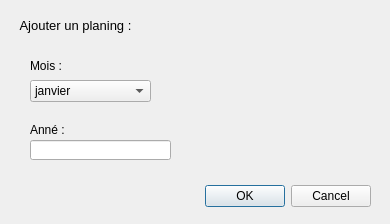
<?xml version="1.0" encoding="UTF-8"?>
<ui version="4.0">
 <class>Dialog</class>
 <widget class="QDialog" name="Dialog">
  <property name="geometry">
   <rect>
    <x>0</x>
    <y>0</y>
    <width>390</width>
    <height>224</height>
   </rect>
  </property>
  <property name="windowTitle">
   <string>Dialog</string>
  </property>
  <widget class="QDialogButtonBox" name="buttonBox">
   <property name="geometry">
    <rect>
     <x>200</x>
     <y>180</y>
     <width>171</width>
     <height>32</height>
    </rect>
   </property>
   <property name="orientation">
    <enum>Qt::Horizontal</enum>
   </property>
   <property name="standardButtons">
    <set>QDialogButtonBox::Cancel|QDialogButtonBox::Ok</set>
   </property>
  </widget>
  <widget class="QLabel" name="label">
   <property name="geometry">
    <rect>
     <x>10</x>
     <y>10</y>
     <width>131</width>
     <height>31</height>
    </rect>
   </property>
   <property name="font">
    <font>
     <pointsize>10</pointsize>
    </font>
   </property>
   <property name="text">
    <string>Ajouter un planing :</string>
   </property>
   <property name="alignment">
    <set>Qt::AlignCenter</set>
   </property>
  </widget>
  <widget class="QLabel" name="label_2">
   <property name="geometry">
    <rect>
     <x>30</x>
     <y>56</y>
     <width>61</width>
     <height>20</height>
    </rect>
   </property>
   <property name="text">
    <string>Mois :</string>
   </property>
  </widget>
  <widget class="QLabel" name="label_3">
   <property name="geometry">
    <rect>
     <x>30</x>
     <y>120</y>
     <width>61</width>
     <height>20</height>
    </rect>
   </property>
   <property name="text">
    <string>Anné :</string>
   </property>
  </widget>
  <widget class="QComboBox" name="comboBox">
   <property name="geometry">
    <rect>
     <x>30</x>
     <y>80</y>
     <width>121</width>
     <height>22</height>
    </rect>
   </property>
   <item>
    <property name="text">
     <string>janvier</string>
    </property>
   </item>
   <item>
    <property name="text">
     <string>février</string>
    </property>
   </item>
   <item>
    <property name="text">
     <string>mars</string>
    </property>
   </item>
   <item>
    <property name="text">
     <string>avril</string>
    </property>
   </item>
   <item>
    <property name="text">
     <string>mai</string>
    </property>
   </item>
   <item>
    <property name="text">
     <string>juin</string>
    </property>
   </item>
   <item>
    <property name="text">
     <string>juillet</string>
    </property>
   </item>
   <item>
    <property name="text">
     <string>août</string>
    </property>
   </item>
   <item>
    <property name="text">
     <string>septembre</string>
    </property>
   </item>
   <item>
    <property name="text">
     <string>octobre</string>
    </property>
   </item>
   <item>
    <property name="text">
     <string>novembre</string>
    </property>
   </item>
   <item>
    <property name="text">
     <string>décembre</string>
    </property>
   </item>
  </widget>
  <widget class="QLineEdit" name="lineEdit">
   <property name="geometry">
    <rect>
     <x>30</x>
     <y>140</y>
     <width>141</width>
     <height>20</height>
    </rect>
   </property>
  </widget>
 </widget>
 <resources/>
 <connections>
  <connection>
   <sender>buttonBox</sender>
   <signal>accepted()</signal>
   <receiver>Dialog</receiver>
   <slot>accept()</slot>
   <hints>
    <hint type="sourcelabel">
     <x>248</x>
     <y>254</y>
    </hint>
    <hint type="destinationlabel">
     <x>157</x>
     <y>274</y>
    </hint>
   </hints>
  </connection>
  <connection>
   <sender>buttonBox</sender>
   <signal>rejected()</signal>
   <receiver>Dialog</receiver>
   <slot>reject()</slot>
   <hints>
    <hint type="sourcelabel">
     <x>316</x>
     <y>260</y>
    </hint>
    <hint type="destinationlabel">
     <x>286</x>
     <y>274</y>
    </hint>
   </hints>
  </connection>
 </connections>
</ui>
